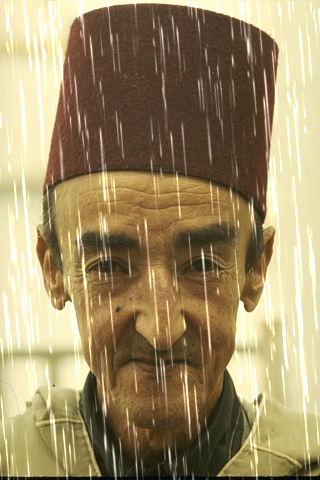
#> input picture dataset/Rain100L/test/rainy/18.png, 320 x 480 px; its folder holds only this picture in this run
$ python LDGP.py
#> lines starting #> are read from the running program, lines starting #| are printed output that depends on the picture; after the words box and inside, x2 and y2 are one past the last pixel; in counts of white or black regions, pixels touching at a corner belong together
import os
import cv2
import numpy as np
import matplotlib.pyplot as plt
import math

def hog(img, show= True, save="", cell_size = (8, 8), num_cells_per_block = (4, 4)):
    gray_img = cv2.cvtColor(img, cv2.COLOR_BGR2GRAY)
    block_size = (num_cells_per_block[0] * cell_size[0],
              num_cells_per_block[1] * cell_size[1])
    x_cells = gray_img.shape[1] // cell_size[0]
    y_cells = gray_img.shape[0] // cell_size[1]
    h_stride = 1
    v_stride = 1
    block_stride = (cell_size[0] * h_stride, cell_size[1] * v_stride)
    num_bins = 36
    win_size = (x_cells * cell_size[0] , y_cells * cell_size[1])
    hog = cv2.HOGDescriptor(win_size, block_size, block_stride, cell_size, num_bins)
    hog_descriptor = hog.compute(gray_img)

    tot_bx = np.uint32(((x_cells - num_cells_per_block[0]) / h_stride) + 1)
    tot_by = np.uint32(((y_cells - num_cells_per_block[1]) / v_stride) + 1)

    tot_els = (tot_bx) * (tot_by) * num_cells_per_block[0] * num_cells_per_block[1] * num_bins

    plt.rcParams['figure.figsize'] = [9.8, 9]

    hog_descriptor_reshaped = hog_descriptor.reshape(tot_bx,
                                                    tot_by,
                                                    num_cells_per_block[0],
                                                    num_cells_per_block[1],
                                                    num_bins).transpose((1, 0, 2, 3, 4))

    ave_grad = np.zeros((y_cells, x_cells, num_bins))
    hist_counter = np.zeros((y_cells, x_cells, 1))

    for i in range (num_cells_per_block[0]):
        for j in range(num_cells_per_block[1]):
            ave_grad[i:tot_by + i, j:tot_bx + j] += hog_descriptor_reshaped[:, :, i, j, :]

            hist_counter[i:tot_by + i, j:tot_bx + j] += 1

    ave_grad /= hist_counter
    sumofdegree = [0 for _ in range(num_bins)]

    for i in range(num_bins):
        for j in range(ave_grad.shape[0]):
            for k in range(ave_grad.shape[1]):
                sumofdegree[i]+=ave_grad[j][k][i]


    x = [(180/num_bins)*(i) for i in range(num_bins)]

    plt.bar(x,
        sumofdegree,
        width=180/num_bins,
        bottom=None,
        align='center',
        color=['lightsteelblue',
            'cornflowerblue',
            'royalblue',
            'midnightblue',
            'navy',
            'darkblue',
            'mediumblue'])
    plt.xticks(rotation='vertical')
    if save:
        plt.savefig(save)
    if show:
        plt.show()

    plt.cla()
    return sumofdegree.index(max(sumofdegree))


def most_frequent(List):
    return max(set(List), key = List.count)

def rotate(img, theta):
    rows, cols = img.shape[0], img.shape[1]
    image_center = (cols/2, rows/2)

    M = cv2.getRotationMatrix2D(image_center,theta,1)

    abs_cos = abs(M[0,0])
    abs_sin = abs(M[0,1])

    bound_w = int(rows * abs_sin + cols * abs_cos)
    bound_h = int(rows * abs_cos + cols * abs_sin)

    M[0, 2] += bound_w/2 - image_center[0]
    M[1, 2] += bound_h/2 - image_center[1]
    rotated = cv2.warpAffine(img,M,(bound_w,bound_h),borderValue=(255,255,255))
    return rotated

if __name__ == '__main__':
    dataset = 'Rain100L/test'
    input_path = './dataset/'+dataset+'/rainy/'
    mask_path = './LDGP/'+dataset+'/mask/'

    try:
        os.makedirs(mask_path)
    except:
        pass

    folder = os.listdir(input_path)
    for name in folder:
        print("LDGP:", name)
        image = cv2.imread(input_path+name)
#> image is the input picture: shape (480, 320, 3); mean B, G, R 103.5, 141.2, 158.9
        H = image.shape[0]
#> H = 480
        W = image.shape[1]
#> W = 320
        patch_size = 80
        H_PatchNum = int(H/patch_size)
#> H_PatchNum = 6
        W_PatchNum = int(W/patch_size)
#> W_PatchNum = 4
        degrees = []
        iiidx = 0
        for x in range(W_PatchNum):
            for y in range(H_PatchNum):
                image_patch = image[patch_size*y:patch_size*(y+1),patch_size*x:patch_size*(x+1)]
                tmp_degree = 5*hog(image_patch, show=False, save='')
                iiidx+=1
                degrees.append(tmp_degree)
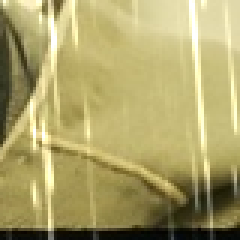
#> image_patch: shape (80, 80, 3) (shown 3 times larger); mean B, G, R 105.1, 162, 172.2
#> after the loop, degrees = [175, 175, 175, 175, 175, 170, 170, 170, 175, 170, 170, 170, 170, 170, 165, 170, 175, 175, 175, 175, 175, 175, 175, 175]; iiidx = 24

        degree = most_frequent(degrees)
#> degree = 175
        if degree==90:
            degree=0
        if degree>90:
            degree-=180
#> degree = -5
        tmp = degree
#> tmp = -5
        if (tmp<0):
            tmp = -tmp
#> tmp = 5

        c_W =  H*math.cos(math.radians(tmp))*math.sin(math.radians(tmp))
#> c_W = 41.68
        c_H =   W*math.sin(math.radians(tmp))*math.cos(math.radians(tmp))
#> c_H = 27.78

        c_W = math.floor(c_W)
#> c_W = 41
        c_H = math.floor(c_H)
#> c_H = 27
        final = rotate(image, degree)
#> in rotate, `M = cv2.getRotationMatrix2D(image_center,theta,1)`: M = [[0.996, -0.0872, 21.53], [0.0872, 0.996, -13.03]]
#> in rotate, `abs_cos = abs(M[0,0])`: abs_cos = 0.996
#> in rotate, `abs_sin = abs(M[0,1])`: abs_sin = 0.0872
#> in rotate, `bound_w = int(rows * abs_sin + cols * abs_cos)`: bound_w = 360
#> in rotate, `bound_h = int(rows * abs_cos + cols * abs_sin)`: bound_h = 506
#> in rotate, `rotated = cv2.warpAffine(img,M,(bound_w,bound_h),borderValue=(255,255,..`:
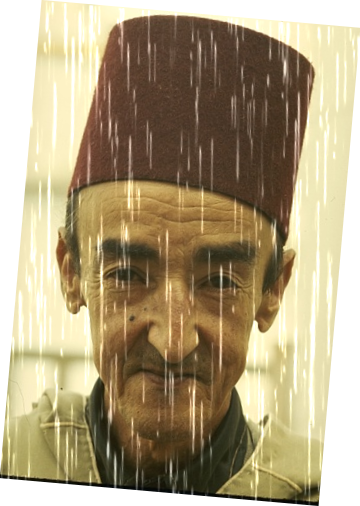
#> rotated: shape (506, 360, 3); mean B, G, R 127.3, 159, 174

        kernel = np.array([[-1, 2, -1]])
        final = cv2.cvtColor(final,cv2.COLOR_BGR2GRAY)
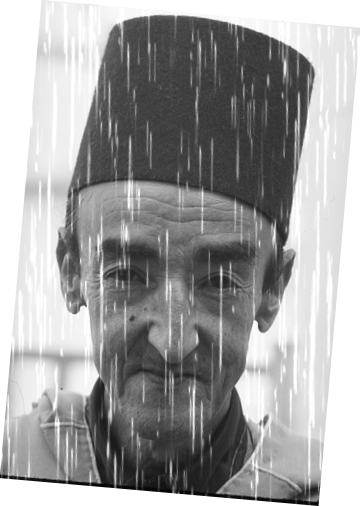
#> final: shape (506, 360); min 3, max 255, mean 159.9
        bw = cv2.adaptiveThreshold(final, 255, cv2.ADAPTIVE_THRESH_MEAN_C, cv2.THRESH_BINARY, 5, 0)
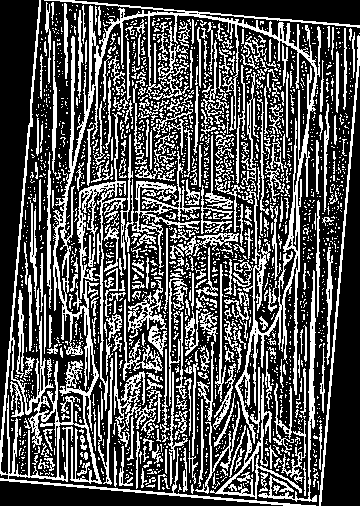
#> bw: shape (506, 360); 33.6% white in thin lines or dots

        vertical = np.copy(bw)
        rows = vertical.shape[0]
#> rows = 506
        verticalsize = rows // 30
#> verticalsize = 16
        verticalStructure = cv2.getStructuringElement(cv2.MORPH_RECT, (1, verticalsize))
        vertical = cv2.erode(vertical, verticalStructure)
#> vertical: shape (506, 360); 7.5% white in thin lines or dots
        vertical = cv2.dilate(vertical, verticalStructure)
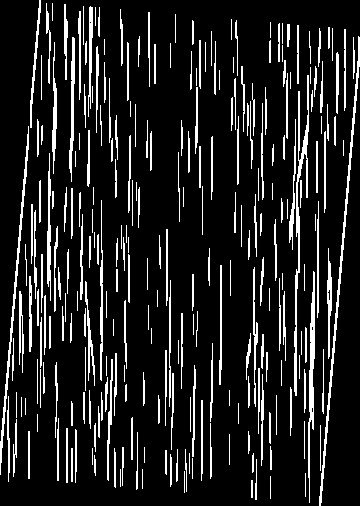
#> vertical: shape (506, 360); 13.1% white in thin lines or dots

        dst = rotate(vertical, -degree)
#> call 2 of rotate, with theta = 5
#> in rotate (call 2), `rotated = cv2.warpAffine(img,M,(bound_w,bound_h),borderValue=(255,255,..`:
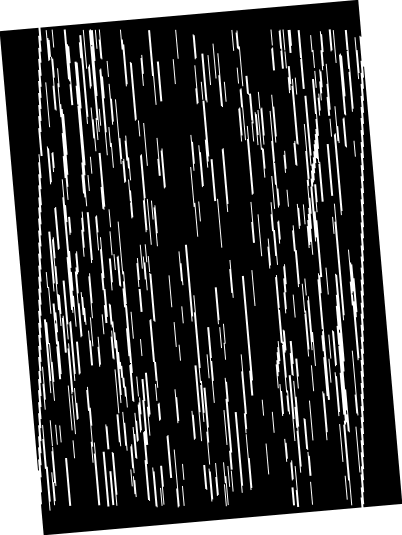
#> rotated: shape (535, 402); min 0, max 255, mean 67.4
        dst = dst[c_H:c_H+H,c_W:c_W+W]
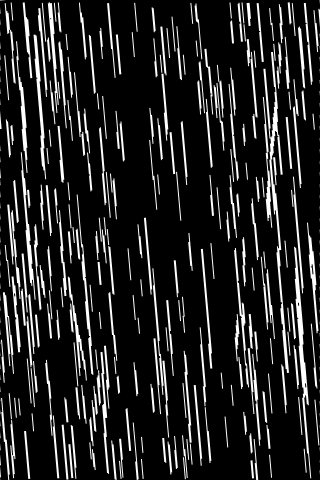
#> dst: shape (480, 320); min 0, max 255, mean 36.2
        cv2.imwrite(mask_path+name, dst)

$ run again, on dataset/Rain100L/test/rainy/3.png
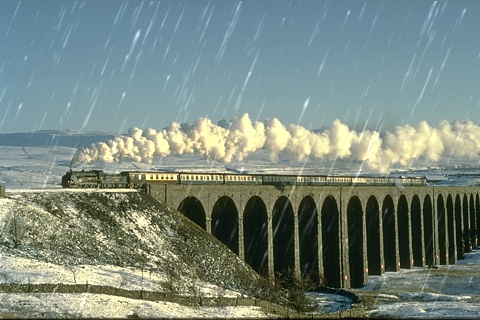
#> input picture dataset/Rain100L/test/rainy/3.png, 480 x 320 px
#> image is the input picture: shape (320, 480, 3); mean B, G, R 126.3, 135.4, 120
#> after the loop `for x in range(W_PatchNum):`:
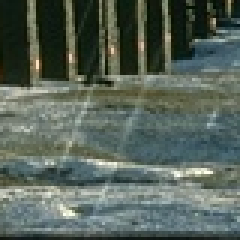
#> image_patch: shape (80, 80, 3) (shown 3 times larger); mean B, G, R 89.3, 99, 86.9
#> after the loop `for x in range(W_PatchNum):`: degrees = [25, 85, 100, 95, 25, 25, 90, 90, 20, 25, 90, 85, 25, 25, 85, 175, 25, 0, 175, 175, 25, 25, 175, 90]; iiidx = 24
#> degree = 25
#> `c_W =  H*math.cos(math.radians(tmp))*math.sin(math.radians(tmp))`: c_W = 122.6
#> `c_H =   W*math.sin(math.radians(tmp))*math.cos(math.radians(tmp))`: c_H = 183.9
#> `c_W = math.floor(c_W)`: c_W = 122
#> `c_H = math.floor(c_H)`: c_H = 183
#> M = [[0.906, 0.423, -45.13], [-0.423, 0.906, 116.4]]
#> abs_cos = 0.906
#> abs_sin = 0.423
#> bound_w = 570
#> bound_h = 492
#> bw: shape (492, 570); 22.2% white in thin lines or dots
#> rotated: shape (686, 724)
#> `dst = dst[c_H:c_H+H,c_W:c_W+W]`:
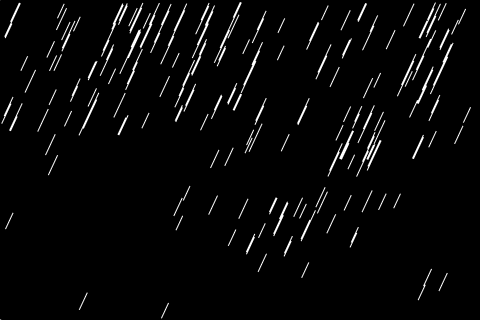
#> dst: shape (320, 480); min 0, max 255, mean 8.2

$ run again, on dataset/Rain100L/test/rainy/31.png
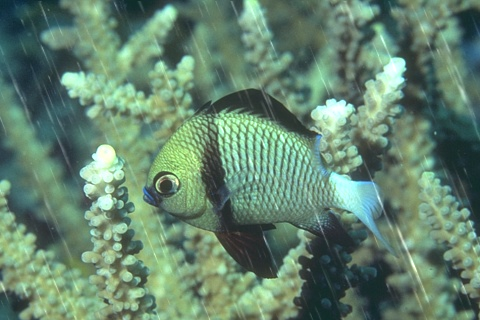
#> input picture dataset/Rain100L/test/rainy/31.png, 480 x 320 px
#> image is the input picture: shape (320, 480, 3); mean B, G, R 111.3, 132.5, 100.6
#> after the loop `for x in range(W_PatchNum):`:
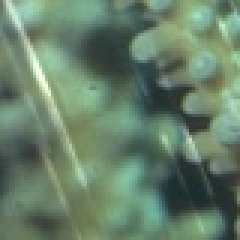
#> image_patch: shape (80, 80, 3) (shown 3 times larger); mean B, G, R 105.8, 128.4, 102.8
#> after the loop `for x in range(W_PatchNum):`: degrees = [150, 155, 145, 55, 50, 45, 45, 40, 15, 155, 150, 35, 170, 130, 175, 155, 155, 60, 150, 150, 145, 135, 155, 150]; iiidx = 24
#> `degree = most_frequent(degrees)`: degree = 150
#> `degree-=180`: degree = -30
#> `tmp = -tmp`: tmp = 30
#> `c_W =  H*math.cos(math.radians(tmp))*math.sin(math.radians(tmp))`: c_W = 138.6
#> `c_H =   W*math.sin(math.radians(tmp))*math.cos(math.radians(tmp))`: c_H = 207.8
#> `c_W = math.floor(c_W)`: c_W = 138
#> `c_H = math.floor(c_H)`: c_H = 207
#> M = [[0.866, -0.5, 112.2], [0.5, 0.866, -98.56]]
#> abs_cos = 0.866
#> abs_sin = 0.5
#> bound_w = 575
#> bound_h = 517
#> bw: shape (517, 575); 23.1% white; 1672 white regions (1300 under 20 px), largest, box (x1, y1, x2, y2) and area: (161, 0, 575, 343) 5413, (396, 207, 482, 319) 2233, (0, 277, 415, 517) 2123
#> rotated: shape (735, 756)
#> `dst = dst[c_H:c_H+H,c_W:c_W+W]`:
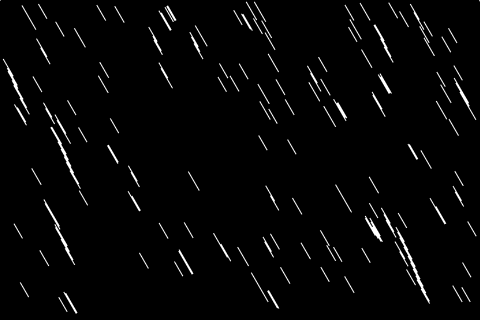
#> dst: shape (320, 480); min 0, max 255, mean 6.4

$ run again, on dataset/Rain100L/test/rainy/32.png
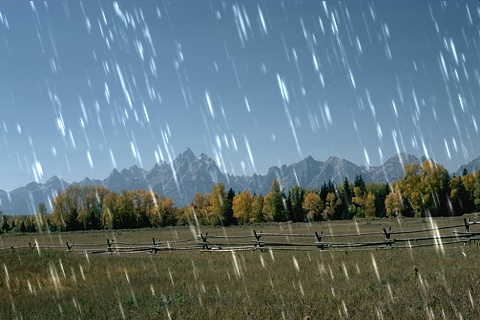
#> input picture dataset/Rain100L/test/rainy/32.png, 480 x 320 px
#> image is the input picture: shape (320, 480, 3); mean B, G, R 124.2, 116.8, 96.3
#> after the loop `for x in range(W_PatchNum):`: degrees = [175, 160, 160, 160, 160, 160, 145, 155, 85, 155, 165, 160, 160, 160, 155, 155, 160, 160, 170, 155, 160, 160, 150, 160]; iiidx = 24
#> `degree = most_frequent(degrees)`: degree = 160
#> `degree-=180`: degree = -20
#> `tmp = -tmp`: tmp = 20
#> `c_W =  H*math.cos(math.radians(tmp))*math.sin(math.radians(tmp))`: c_W = 102.8
#> `c_H =   W*math.sin(math.radians(tmp))*math.cos(math.radians(tmp))`: c_H = 154.3
#> `c_W = math.floor(c_W)`: c_W = 102
#> `c_H = math.floor(c_H)`: c_H = 154
#> M = [[0.94, -0.342, 69.2], [0.342, 0.94, -72.44]]
#> abs_cos = 0.94
#> abs_sin = 0.342
#> bound_w = 560
#> bound_h = 464
#> bw: shape (464, 560); 21.9% white in thin lines or dots
#> rotated: shape (627, 684)
#> `dst = dst[c_H:c_H+H,c_W:c_W+W]`:
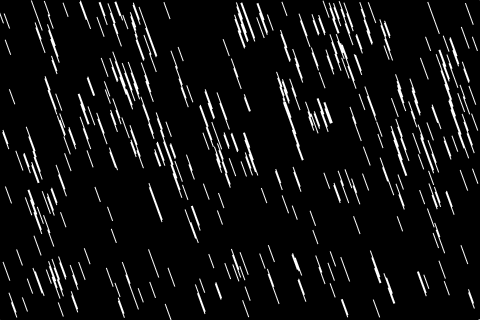
#> dst: shape (320, 480); min 0, max 255, mean 16.4
